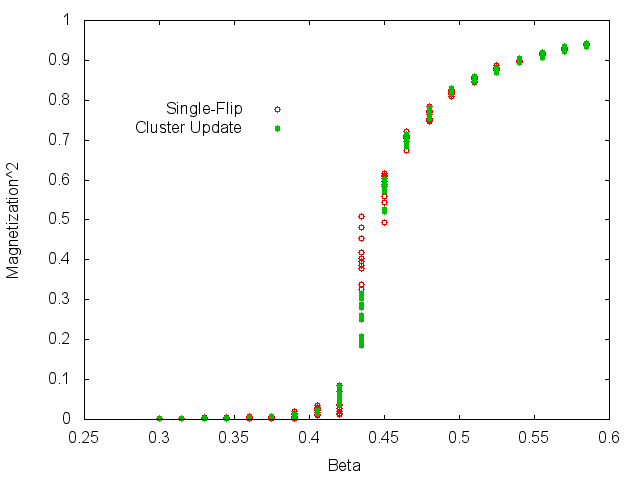

Here is the gnuplot script that generated this plot:
set term png
set out "plot.png"

set xla "Beta"
set yla "Magnetization^2"
set key at 0.40,0.8
p "single.dat" pt 6 t "Single-Flip", "cluster.dat" pt 7 t "Cluster Update"
